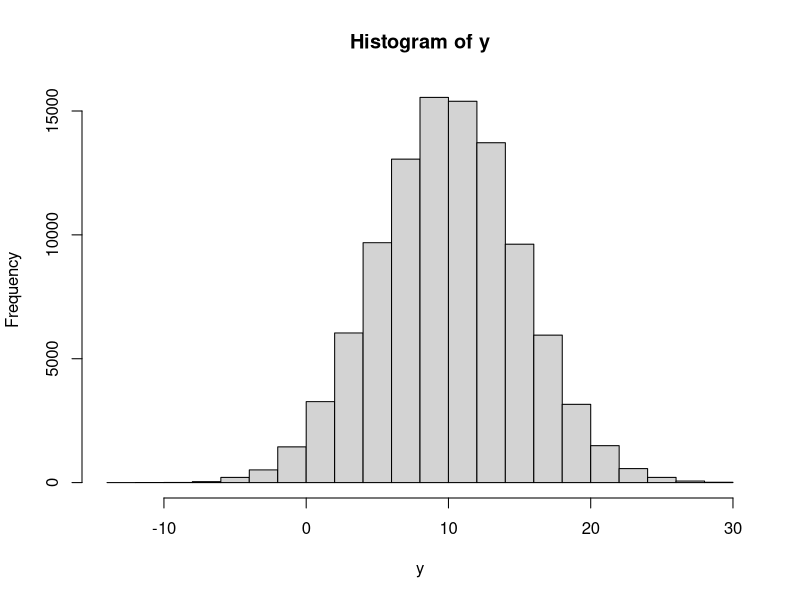

This figure's R source:
## ---- chunk 1
123+456
4657*89
12/34
2443-3434
## ---- chunk 2
123*56 ; 435+3544 ; 454+56
#este es un comentario
1+4;78+89
## ---- chunk 3
!(5>6) # negación
2^2 == 4 # igualdad
2^2 != 4 # desigualdad
(5>6) & (2^2==4) # y lógico
(5>6) | (2^2==4) # ó lógico

(5>6) && (2^2==4) # y lógico
(5>6) || (2^2==4) # ó lógico

5 >= 5
5 <= 5
## ---- chunk 4
x<-5
y=10
15->z
x1<<-20
x2<-"Hola"
x3<-'hola'
z*y^x
x1+z
x4<-(4>5)
x5<-(y>x^2)
## ---- chunk 5
y1<-50
y2<-"hola"
y3<-(56>60)
y4<-NA  
y5<-NULL

class(y1)
class(y2)
class(y3)
class(y4)
class(y5)

typeof(y1)
typeof(y2)
typeof(y3)
typeof(y4)
typeof(y5)

z<-"12314234"
class(z)
z2<-as.numeric(z)
class(z2)
# as.character
## ---- chunk 6
rm(y) # eliminar objetos
rm(y1,y2,y3,y4)

# listando los objetos en memoria
ls()
# remover todos los objetos en memoria
rm(list=ls())
## ---- chunk 7
x<-1
y<-"hola"
i<-TRUE
j<-FALSE
w<-F
## ---- chunk 8
# definición
x1<-c(2,4,6)
x2<-c(1,2,3,4,7,9,4,2)
x3<-c("hola","chau","adios","hola")
x4<-c(T,T,T,F,F,F,F,T,F,T,F,F,F)
x5<-c(1,2,3,T,T,"Hola")
x6<-c(1,2,3,T,T,F,F)
# operaciones con vectores
x1+x1
x1+x2 # mal ejemplo
x1**2
x1/x1
x2>5

log(x2) # logaritmo
exp(x2) # exponencial
sqrt(x2) # raíz cuadrada

2^x2
2/x1
# generando vectores
v1<-1:10
v2<-1:10000
sum(v2) #sumar
v3<-100:1
v4<-99:0

v5<-seq(1,100,2)
v6<-seq(0,1,0.01)
seq(by=10,to=100,from=-20)# anotando el nombre de los argumentos
seq(-20,100,10) # respetando el orden de los argumentos

v7<-rep(1,100) # repetir algo 
v8<-rep(c(1,2,3),10)
v9<-rep(c("hola","cómo","estas","?"),10)
length(v8) # conocer el tamaño del vector
length(v6) # conocer el tamaño del vector
# vectores estadísticos, generación de variables aleatorias
set.seed(1234)
x<-runif(100,10,20)
mean(x)
x
z<-round(x,10)
y<-rnorm(100000,10,5)
hist(y)
## ---- chunk 9
A<-matrix(c(1,2,3,4),2,2)
matrix(c(1,2,3,4),2,2,byrow=T)
B<-A>=2
B
matrix(c("Hola","como", "estan","chau"),2,2)
matrix(c("Hola",1,2,3),2,2)
matrix(1:10,2,5)
matrix(1:10,5,2)
matrix(1:10,5,5)
# funciones para crear otras matrices
diag(1,5,5)
diag(1:5,5,5)
# Matriz inversa
C<-matrix(c(2,5,3,7),2,2)
solve(C)
det(C)
# operaciones con matrices
A+C
A-C
A*C # elemento a elemento
A %*% C # Multiplicación matricial
t(C)# transpuesta
D<-C %*% t(C)     # Simétrica
C %*% solve(C) # Inversa
# Desc. Matriz
eigen(D)
svd(D)
qr(D)
dim(D)
## ---- chunk 10
array(1:27,c(3,3,3))
array(1:81,c(3,3,3,3))
## ---- chunk 11
#encuesta en la sala de clases
id<-1:8
name<-c("adriana","anahi","miguel","rayner","rebeca","sergio","vania","yoselin")
mujer<-c(1,1,0,0,1,0,1,1)
bd<-data.frame(id,name,mujer)
bd
dim(bd)
str(bd)# estructura del objeto
# incorporando variables
bd$edad<-round(runif(8,19,25),0)
bd
## ---- chunk 12
w1<-list(bd,bd,C,1:10000,"Hola",1:10^6)
w1
str(w1)
object.size(w1)/10^6

w2<-list(w1,w1,list(w1,C),C,1:1000) # R puede encapsular objetos de tipo
str(w2)
object.size(w2)/10^6
## ---- chunk 13
#VECTORES
x<-1:100
x[c(1,5,7)]
x[-c(1,5,7)]
o<-(x %% 2)==0
x[o]
x2<-c(2,3,7,4)
x2[c(T,T,F,F)]
#matrices
A<-matrix(1:30,5,6)
A[ 3, 4]
A[3, ]
A[c(1,4), ]

A[,1:2 ]
A[,-c(1:2) ]
A[3:4,c(1,3)]
A[c(T,T,F,T,T),c(T,F,T,T,T,F)]
#data frame
bd[1:3,2:3]
# también es posible usar el nombre de las variables 
bd[1:6,c("name","id")]
bd[,-c(3)]
bd$mujer
mean(bd$mujer)
bd[c(2,6,8),]
bd[bd$edad<=21 & bd$mujer==1,]
#bd %>% filter(mujer==1 & edad<=21)
